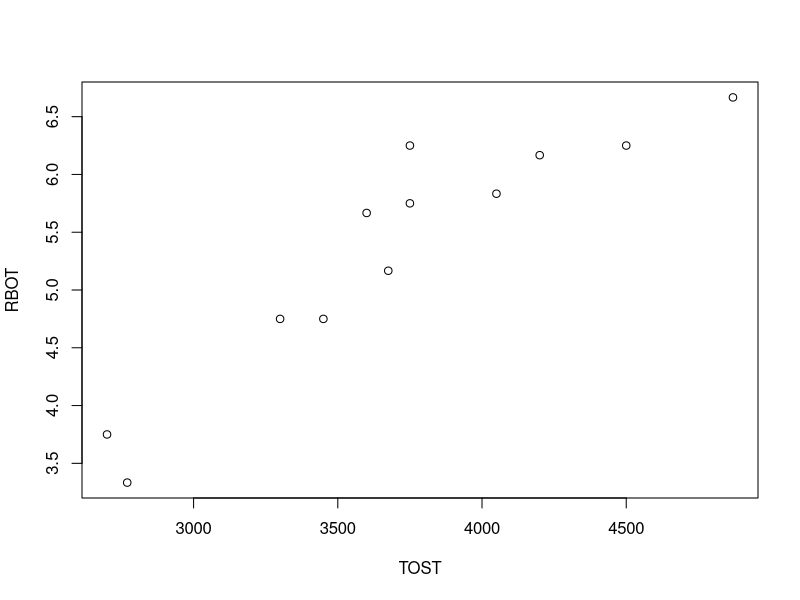
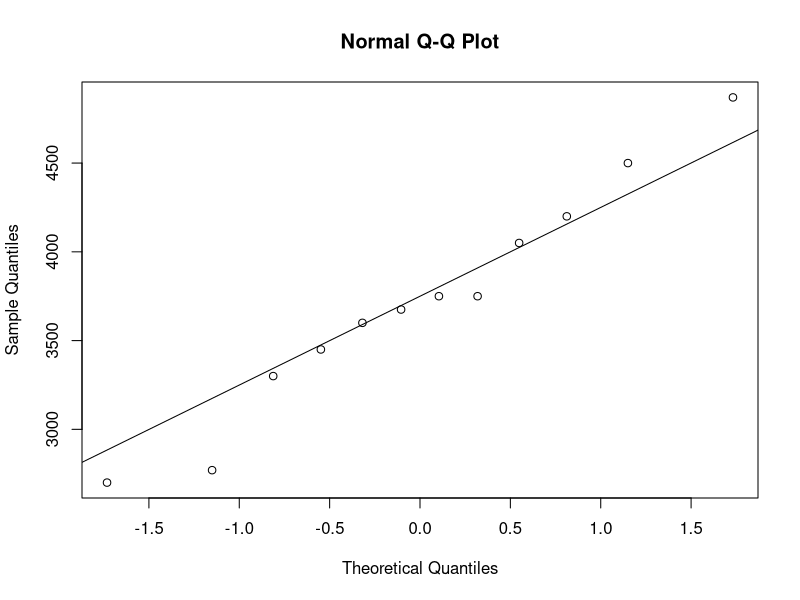
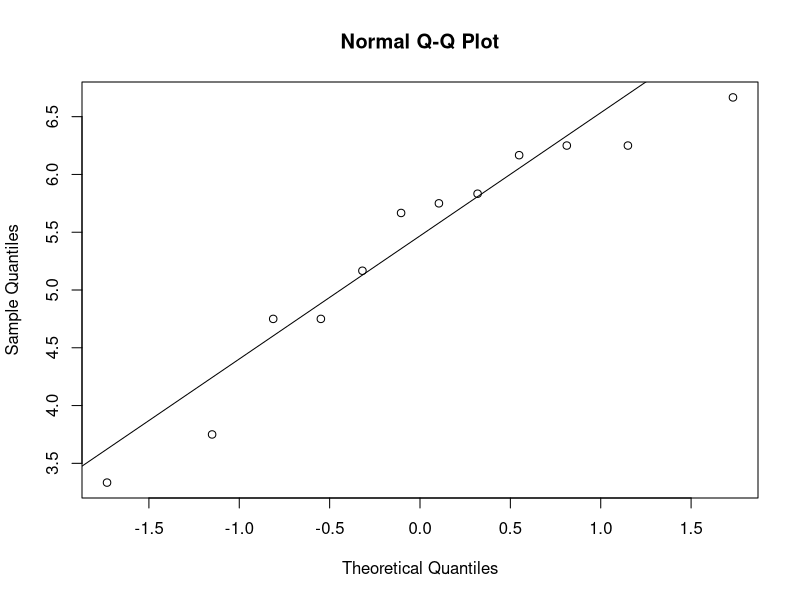

Generate these figures, in order, with R:
TOST = c(4200, 3600, 3750, 3675, 4050, 2770, 4870, 4500, 3450, 2700, 3750, 3300)
RBOT = c(370, 340, 375, 310, 350, 200, 400, 375, 285, 225, 345, 285)/60

n = length(TOST)

plot(TOST, RBOT)
mean(TOST)
mean(RBOT)
sd(TOST)
sd(RBOT)

S_xy = sum((TOST-mean(TOST)) * (RBOT-mean(RBOT)))

r = 1/(n-1) * S_xy / (sd(TOST) * sd(RBOT))
print(r)

qqnorm(TOST)
qqline(TOST)

qqnorm(RBOT)
qqline(RBOT)
